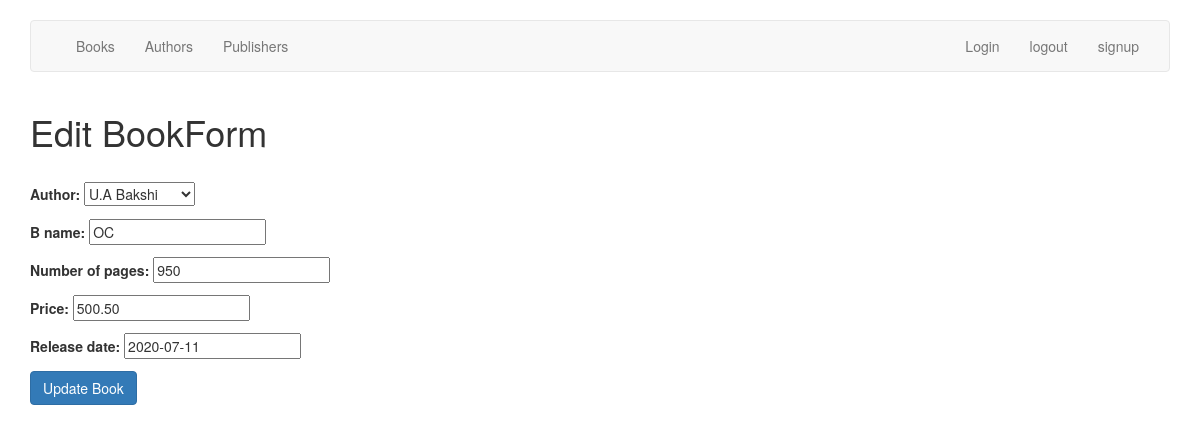
/employee/edit_book/1/ (signed in), run on the app's committed database.
### employee/models.py (models this page shows, shortened)
class BookModel(models.Model):
    author = models.ForeignKey(AuthorModel, on_delete=models.CASCADE)
    B_name = models.CharField(max_length=255)
    pages = models.IntegerField(verbose_name='number of pages')
    price  = models.DecimalField(max_digits=30, decimal_places=2, verbose_name='price')
    release_date = models.DateField()

### employee/views.py (the view)
# urls.py: path('edit_book/<str:pk>/', views.editbook, name='edit_book'),
@login_required
def editbook(request,pk):
    book = BookModel.objects.get(id = pk)
    if request.method == 'POST':
        form = forms.BookForm(request.POST, instance=book)
        if form.is_bound:
            if form.is_valid():
                form.save()
                return redirect('book_list')
            else:
                return HttpResponse("form is invalid")
        else:
            return HttpResponse("No data")
    else:
        form = forms.BookForm(instance=book)
    return render(request, 'edit_book.html',  {'form': form})

### employee/forms.py
class BookForm(forms.ModelForm):
    class Meta:
        model = BookModel
        fields = "__all__"

### employee/models.py (called while the page is built)
    def __str__(self):
        return self.name

### employee/Templates/Edit_book.html (shortened to what this page needs)
{% extends "home.html" %}
{% block content %}
<div class="container" >
    <h1>Edit BookForm</h1>
    <br>
    <form action="" method="post">
        {{form.as_p}}
        <button class="btn btn-primary" type="submit">Update Book</button>
    </form>
</div>
{% endblock %}

### data on the page
BookModel: author "U.A Bakshi", B_name "OC", pages "950", price "500.50", release_date "2020-07-11"
